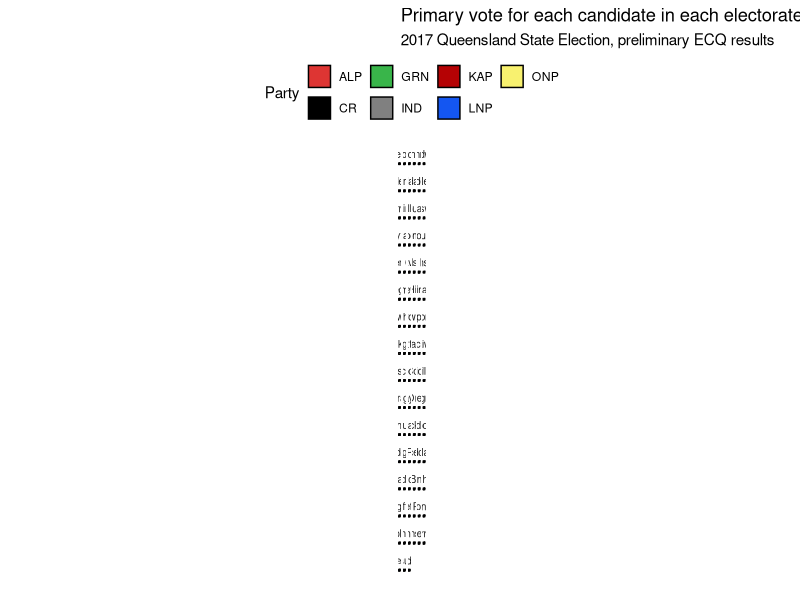

Write R code to recreate this figure.
## ---- chunk 1
knitr::opts_chunk$set(echo = TRUE, warning = FALSE, message=FALSE)
## ---- chunk 2
# source("ecq_scraper.R")
library(tidyverse)
primary_votes <- read_csv("Data/primary_votes.csv")
head(primary_votes)
## ---- chunk 3
cols <- unlist(list(
  ALP = "#DE3533",
  GRN = "#39b54a",
  LNP = "#1456F1",
  IND = "#808080",
  KAP = "#b50204",
  ONP = "#F8F16F",
  CR = "#000000"))
## ---- chunk 4
to_plot <- mutate(primary_votes, 
                  Party = if_else(is.na(Party), 
                                  "IND", 
                                  Party)) %>%
  group_by(Electorate) %>%
  arrange(desc(Percent)) %>%
  mutate(order = 1:n()) %>%
  arrange(Electorate, order)
## ---- chunk 5
ggplot(data=to_plot,
       aes(x=0, y=Percent)) + 
  geom_col(aes(fill=Party, group=order), 
           position=position_stack(),
           color="black") +
  coord_polar(theta = "y") +
  facet_wrap( ~ Electorate, nrow=16) +
  theme_minimal() + 
  theme(legend.position="top", axis.text = element_blank(), 
        strip.text = element_text(size=7)) +
  scale_fill_manual(values = cols) +
  xlab("") + ylab("") +
  ggtitle(label = "Primary vote for each candidate in each electorate",
          subtitle = "2017 Queensland State Election, preliminary ECQ results")
